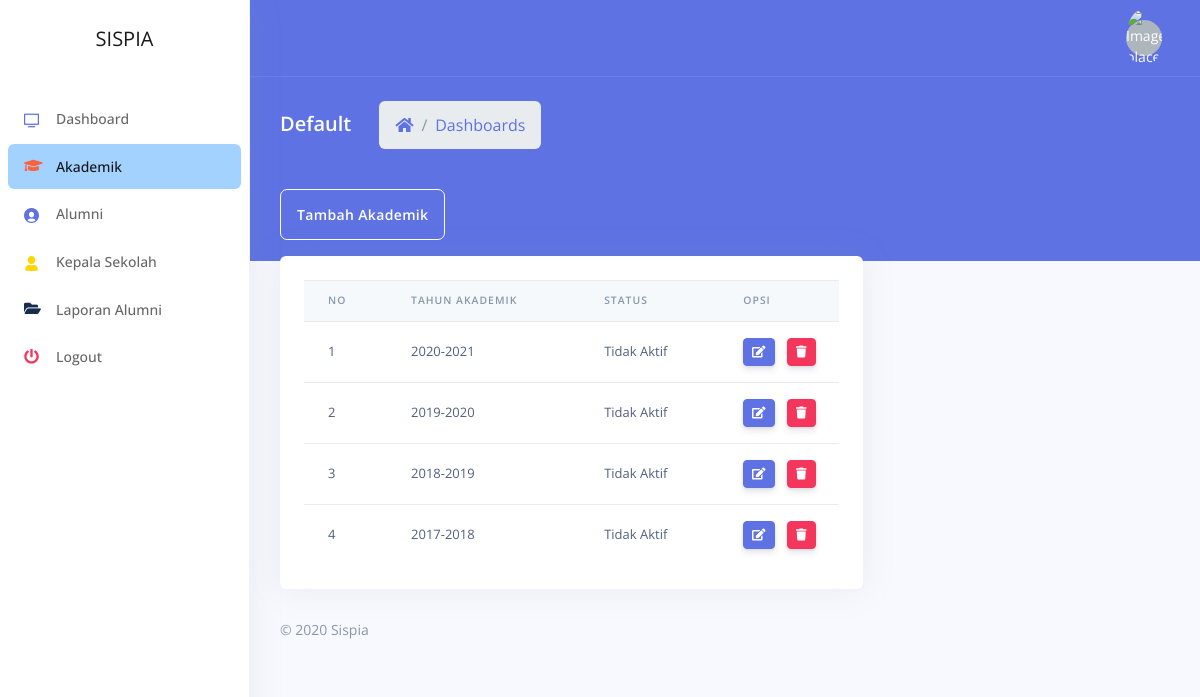
/index.php/akademik, run on the app's committed database.
### tables this page shows
CREATE TABLE `akademik` (
  `id_akm` int(11) NOT NULL,
  `tahun_ak` varchar(30) NOT NULL,
  `status` varchar(20) NOT NULL
);

### application/controllers/Akademik.php (called while the page is built, shortened)
<?php
class Akademik extends CI_Controller
{
  public function __construct()
  {
    $this->load->model('AppModel','app');
  }
  public function index()
  {
    $data['user']     = $this->db->get_where('users', ['id_user' => $this->session->userdata('id_user')])->row_array();
    $data['akademik'] = $this->app->getAkademik();
    $this->load->view('akademik/index', $data);
  }
}

### index.php (called while the page is built, shortened)
<?php
require_once BASEPATH.'core/CodeIgniter.php';

### application/models/AppModel.php (called while the page is built, shortened)
<?php
class AppModel extends CI_Model
{
  public function getAkademik()
  {
    return $this->db->get('akademik')->result_array();
  }
}

### application/views/akademik/index.php (the view, shortened to what this page needs)
<div class="main-content" id="panel">
  <div class="container-fluid mt--6">
    <div class="row">
      <div class="col-xl-8">
        <button type="button" class="btn btn-outline-white mb-3 btn-lg" data-toggle="modal" data-target="#tambahAkademik">
          Tambah Akademik
        </button>
        <div class="card">
          <div class="card-body">
            <div class="table-responsive">
              <table class="table align-items-center table-flush">
                <thead class="thead-light">
                  <tr>
                    <th scope="col">No</th>
                    <th scope="col">Tahun Akademik</th>
                    <th scope="col">Status</th>
                    <th scope="col">Opsi</th>
                  </tr>
                </thead>
                <tbody>
                  <?php foreach ($akademik as $key => $value) : ?>
                    <tr>
                      <td><?= $key + 1; ?></td>
                      <td><?= $value['tahun_ak']; ?></td>
                      <td><?= $value['status']; ?></td>
                      <td width="10%">
                        <a href="#" class="btn btn-primary btn-sm" data-target="#edit<?= $value['id_akm']; ?>" data-toggle="modal"><i class="fas fa-edit"></i></a>
                        <a href="#" class="btn btn-danger btn-sm" data-target="#hapus<?= $value['id_akm']; ?>" data-toggle="modal"><i class="fas fa-trash"></i></a>
                      </td>
                    </tr>
                  <?php endforeach; ?>
                </tbody>
              </table>
            </div>
          </div>
        </div>
      </div>
    </div>
  </div>
</div>

### data on the page
akademik: tahun_ak "2020-2021", status "Tidak Aktif"
akademik: tahun_ak "2019-2020", status "Tidak Aktif"
akademik: tahun_ak "2018-2019", status "Tidak Aktif"
akademik: tahun_ak "2017-2018", status "Tidak Aktif"
